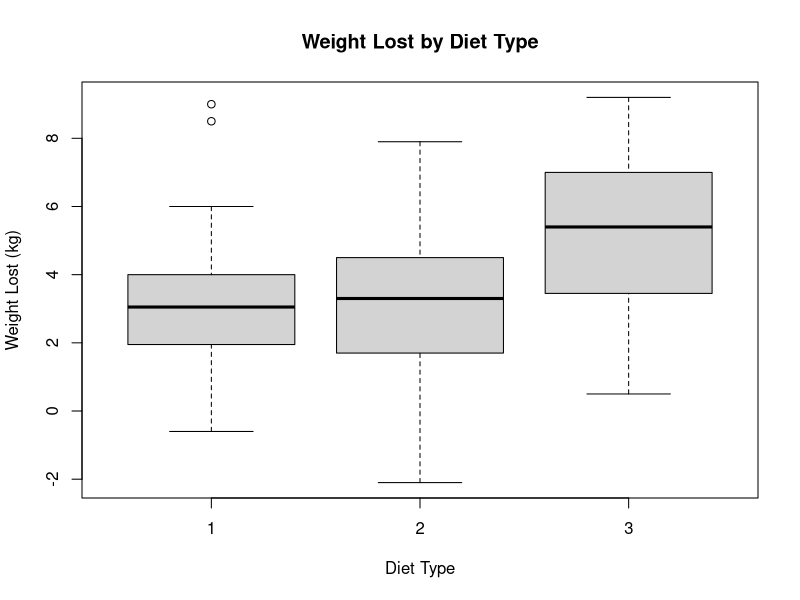
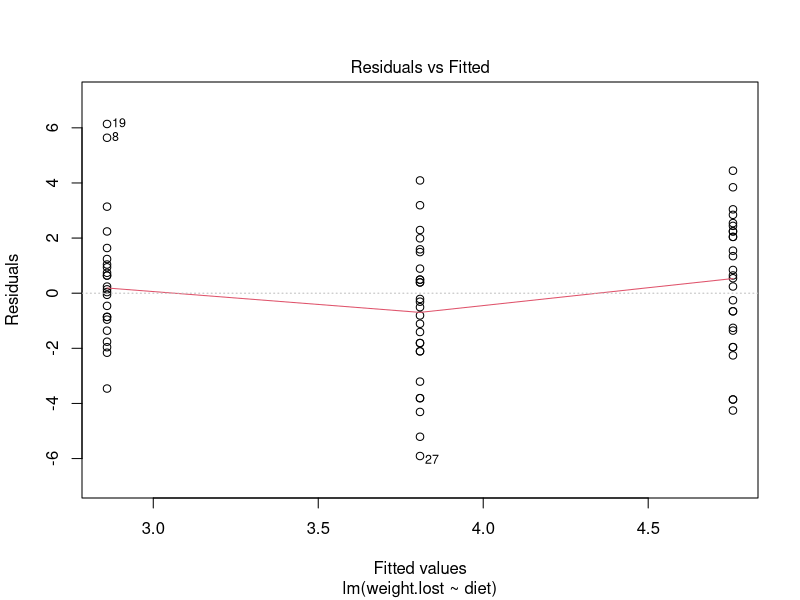
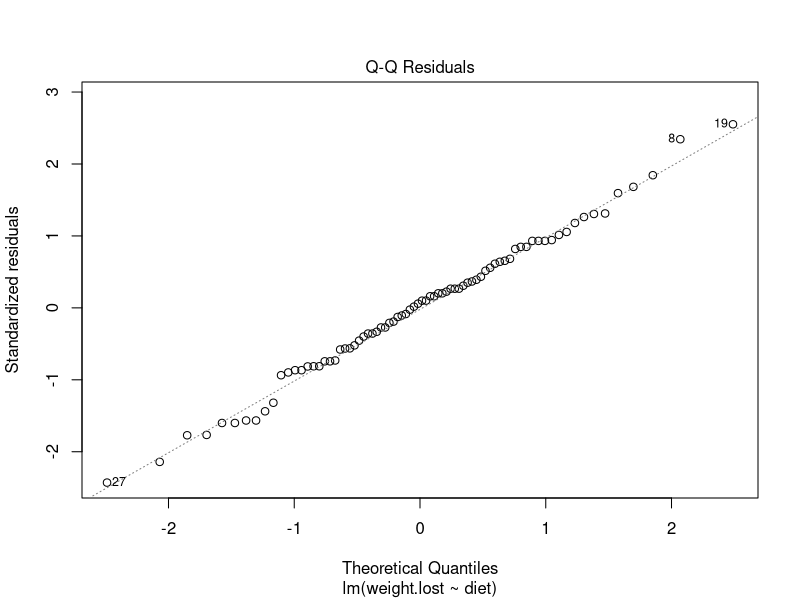
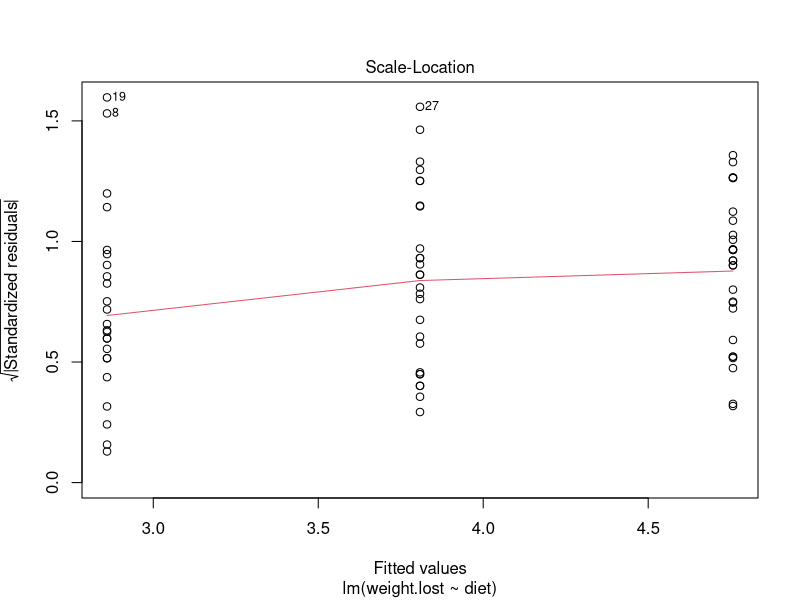
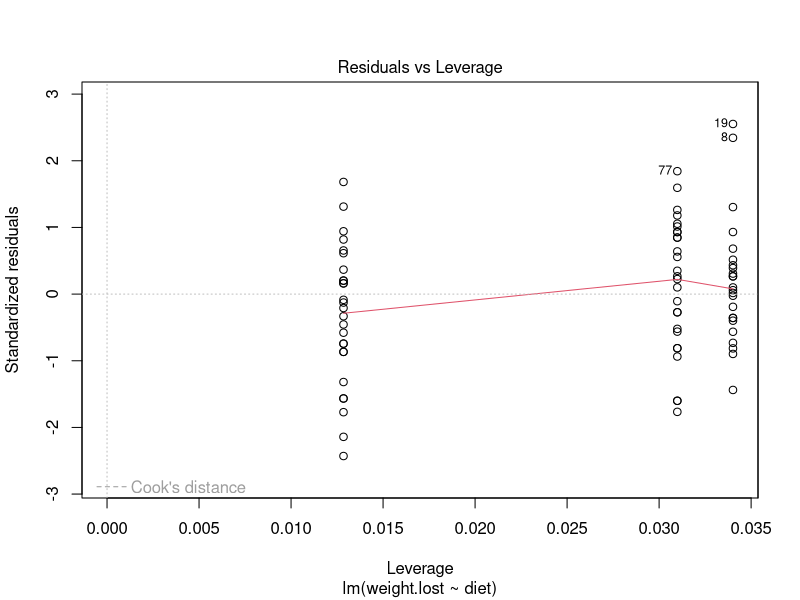
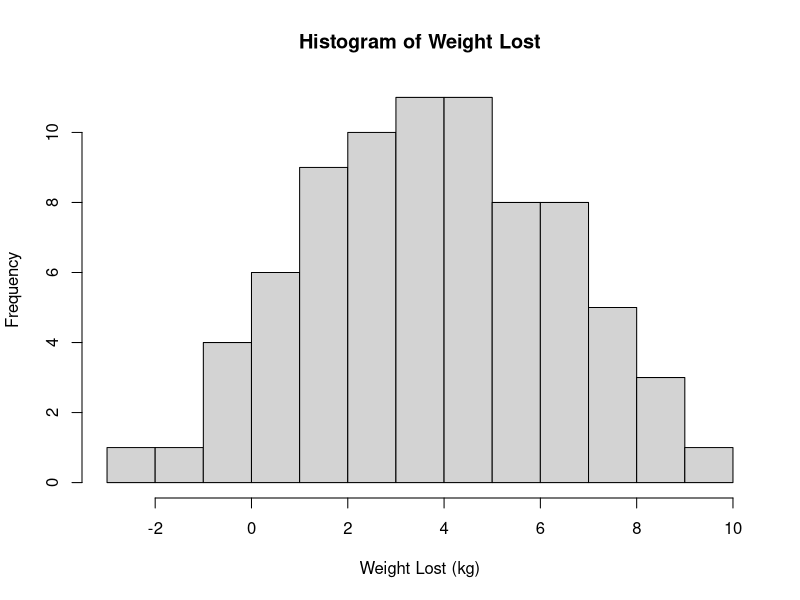
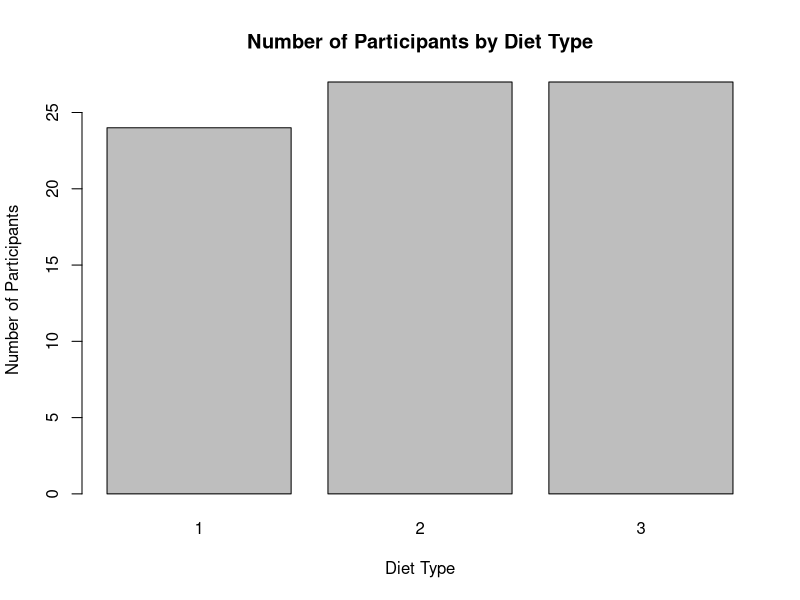
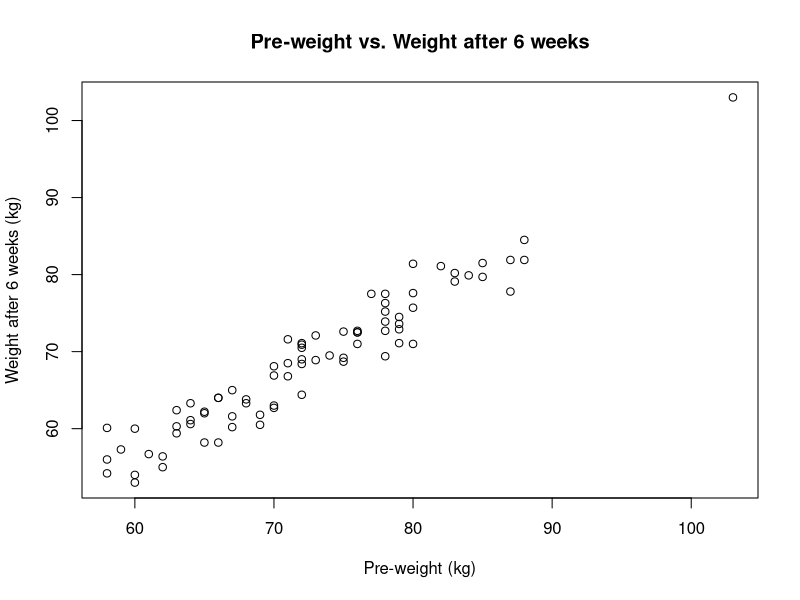

The R source for these figures, in order:
# Load the data from file
diet <- read.table("exercise-3/diet.txt", header = TRUE)

# Create a new column for weight lost
diet$weight.lost <- diet$preweight - diet$weight6weeks

# Create a boxplot of weight lost by diet type
boxplot(weight.lost ~ diet, data = diet, xlab = "Diet Type", ylab = "Weight Lost (kg)", main = "Weight Lost by Diet Type")

# Perform a one-way ANOVA with diet as the factor and weight lost as the response variable
model <- lm(weight.lost ~ diet, data = diet)
anova(model)

# Check the assumptions of the ANOVA
plot(model)

# Create a histogram of weight lost
hist(diet$weight.lost, breaks = 10, xlab = "Weight Lost (kg)", ylab = "Frequency", main = "Histogram of Weight Lost")

# Create a bar chart of the number of participants by diet type
barplot(table(diet$diet), xlab = "Diet Type", ylab = "Number of Participants", main = "Number of Participants by Diet Type")

# Create a scatterplot of preweight vs. weight6weeks
plot(diet$preweight, diet$weight6weeks, xlab = "Pre-weight (kg)", ylab = "Weight after 6 weeks (kg)", main = "Pre-weight vs. Weight after 6 weeks")

# Create a new variable for gender type
diet$gender.type <- ifelse(diet$gender == 1, "Male", "Female")

# Create a boxplot of weight lost by gender type
boxplot(weight.lost ~ gender.type, data = diet, xlab = "Gender", ylab = "Weight Lost (kg)", main = "Weight Lost by Gender")
